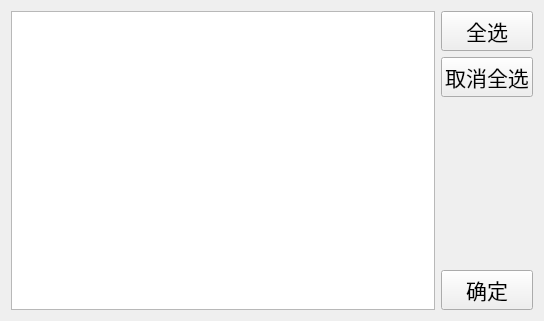
<?xml version="1.0" encoding="UTF-8"?>
<ui version="4.0">
 <class>ShareFile</class>
 <widget class="QWidget" name="ShareFile">
  <property name="geometry">
   <rect>
    <x>0</x>
    <y>0</y>
    <width>544</width>
    <height>321</height>
   </rect>
  </property>
  <property name="windowTitle">
   <string>Form</string>
  </property>
  <layout class="QHBoxLayout" name="horizontalLayout">
   <item>
    <widget class="QListWidget" name="onlineUser_LW">
     <property name="selectionMode">
      <enum>QAbstractItemView::MultiSelection</enum>
     </property>
    </widget>
   </item>
   <item>
    <layout class="QVBoxLayout" name="verticalLayout">
     <item>
      <widget class="QPushButton" name="allSelect_PB">
       <property name="font">
        <font>
         <family>Agency FB</family>
         <pointsize>16</pointsize>
        </font>
       </property>
       <property name="text">
        <string>全选</string>
       </property>
      </widget>
     </item>
     <item>
      <widget class="QPushButton" name="cancelAllSelect_PB">
       <property name="font">
        <font>
         <family>Agency FB</family>
         <pointsize>16</pointsize>
        </font>
       </property>
       <property name="text">
        <string>取消全选</string>
       </property>
      </widget>
     </item>
     <item>
      <spacer name="verticalSpacer">
       <property name="orientation">
        <enum>Qt::Vertical</enum>
       </property>
       <property name="sizeHint" stdset="0">
        <size>
         <width>20</width>
         <height>40</height>
        </size>
       </property>
      </spacer>
     </item>
     <item>
      <widget class="QPushButton" name="ok_PB">
       <property name="font">
        <font>
         <family>Agency FB</family>
         <pointsize>16</pointsize>
        </font>
       </property>
       <property name="text">
        <string>确定</string>
       </property>
      </widget>
     </item>
    </layout>
   </item>
  </layout>
 </widget>
 <resources/>
 <connections/>
</ui>
